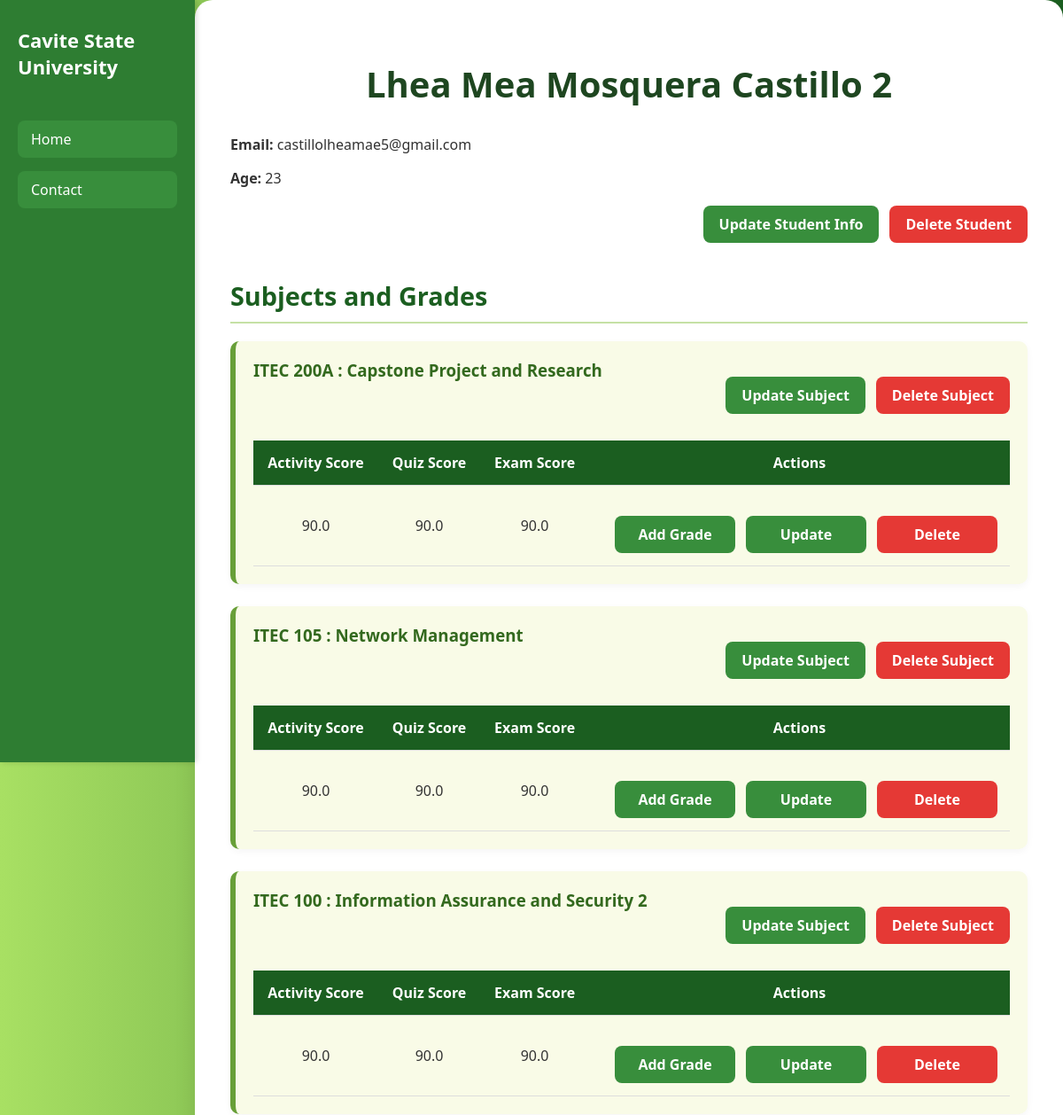
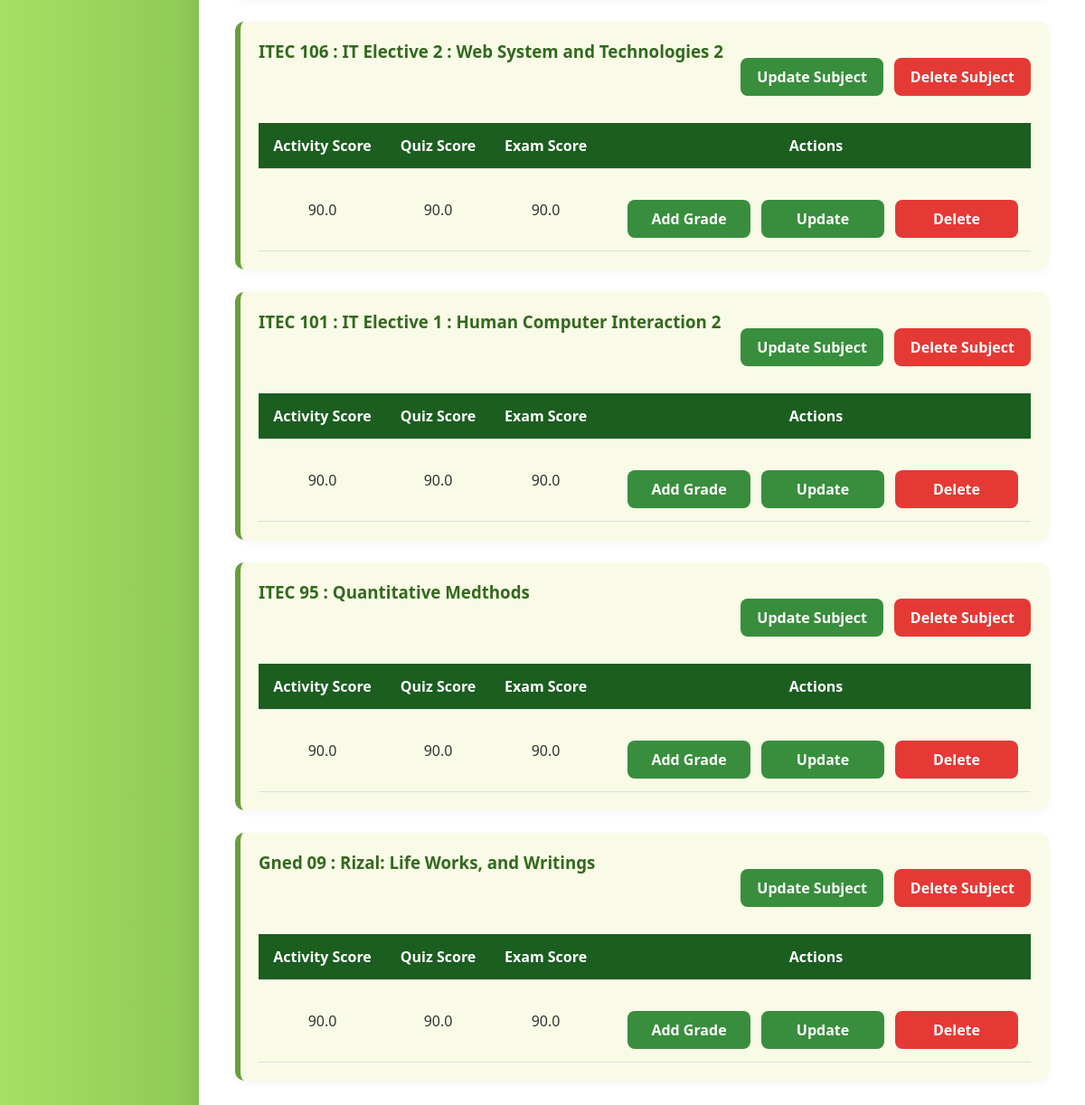
/student/6/, run on the app's committed database (2 pictures, top to bottom).
### core/models.py (models this page shows, shortened)
class Learner(models.Model):
    full_name = models.CharField(max_length=100)
    age = models.IntegerField()
    email = models.EmailField(unique=True)

class Subjects(models.Model):
    title = models.CharField(max_length=100)
    learner = models.ForeignKey(Learner, on_delete=models.CASCADE, related_name='subjects')

class Grades(models.Model):
    subjects = models.ForeignKey(Subjects, on_delete=models.CASCADE, related_name='grades')
    activity_score = models.FloatField()
    quiz_score = models.FloatField()
    exam_score = models.FloatField()

### core/views.py (the view)
# urls.py: path('student/<int:pk>/', student_info, name='student_info'),
def student_info(request, pk):
    learner = get_object_or_404(Learner, pk=pk)
    return render(request, 'student_info.html', {'learner': learner})

### templates/student_info.html (shortened to what this page needs)
{% load static %}
<!DOCTYPE html>
<html lang="en">
<head>
    <link rel="stylesheet" type="text/css" href="{% static 'css/styles_student_info.css' %}">
</head>
<body>
       <nav class="navbar">
      <div class="navbar-logo">Cavite State University</div>
      <ul class="navbar-links">
        <li><a href="/">Home</a></li>
        <li><a href="/contact/">Contact</a></li>
      </ul>
    </nav>
    <div class="container_students_info">
        <h1 class="page-title">{{ learner.full_name }}</h1>
        <div class="learner-details">
            <p><strong>Email:</strong> {{ learner.email }}</p>
            <p><strong>Age:</strong> {{ learner.age }}</p>
            <div class="action-buttons">
            <a href="{% url 'update_learner' learner.id %}" class="btn btn-primary">Update Student Info</a>
            <a href="{% url 'delete_learner' learner.id %}" class="btn btn-danger">Delete Student</a>
        </div>
        </div>
        <h2 class="section-title">Subjects and Grades</h2>
        {% if learner.subjects.all %}
            <div class="subject-list">
                {% for subject in learner.subjects.all %}
                    <div class="subject-card">
                        <h3>{{ subject.title }}</h3>
                        <div class="action-buttons-subject">
                            <a href="{% url 'update_subject' subject.id %}" class="btn btn-primary">Update Subject</a>
                            <a href="{% url 'delete_subject' subject.id %}" class="btn btn-danger">Delete Subject</a>
                        </div>
                        {% if subject.grades.all %}
                            <div class="grades-table-wrapper">
                                <table>
                                    <thead>
                                        <tr>
                                            <th>Activity Score</th>
                                            <th>Quiz Score</th>
                                            <th>Exam Score</th>
                                            <th>Actions</th>
                                        </tr>
                                    </thead>
                                    <tbody>
                                        {% for grade in subject.grades.all %}
                                            <tr>
                                                <td>{{ grade.activity_score }}</td>
                                                <td>{{ grade.quiz_score }}</td>
                                                <td>{{ grade.exam_score }}</td>
                                                <td>
                                                    <div class="grade-action-buttons">
                                                        <a href="{% url 'add_grade' subject.id %}" class="btn btn-primary">Add Grade</a>
                                                        <a href="{% url 'update_grade' grade.id %}" class="btn btn-primary">Update</a>
                                                        <a href="{% url 'delete_grade' grade.id %}" class="btn btn-danger">Delete</a>
                                                    </div>
                                                </td>
                                            </tr>
                                        {% endfor %}
                                    </tbody>
                                </table>
                            </div>
                        {% else %}
                            <p class="no-content">No grades available for this subject.</p>
                        {% endif %}
                    </div>
                {% endfor %}
            </div>
        {% else %}
            <p class="no-content">No subjects found for this learner.</p>
        {% endif %}
    </div>
</body>
</html>

### static/css/styles_student_info.css (style rules this page uses)
body { margin: 0; font-family: 'Segoe UI', Tahoma, Geneva, Verdana, sans-serif; background: linear-gradient(to right, #a8e063, #1b5e20); color: #333; }
.navbar { position: fixed; top: 0; left: 0; height: 100vh; width: 180px; background-color: #2e7d32; color: white; display: flex; flex-direction: column; align-items: flex-start; padding: 30px 20px; z-index: 1000; box-shadow: 2px 0 6px rgba(0, 0, 0, 0.15); }
.navbar-logo { font-size: 22px; font-weight: bold; margin-bottom: 30px; width: 100%; }
.navbar-links { list-style: none; padding: 0; width: 100%; display: flex; flex-direction: column; }
.navbar-links li { width: 100%; margin-bottom: 15px; }
.navbar-links li a { color: white; text-decoration: none; font-weight: 500; padding: 10px 15px; display: block; border-radius: 8px; background-color: #388e3c; transition: background 0.3s ease; }
.container_students_info { margin-left: 220px; padding: 40px; max-width: 1000px; background-color: #ffffff; border-radius: 20px; box-shadow: 0 12px 24px rgba(0, 0, 0, 0.1); transition: margin-left 0.3s ease; }
.page-title { text-align: center; font-size: 2.5em; color: #1e4620; font-weight: bold; margin-bottom: 30px; }
.section-title { font-size: 1.8em; color: #1b5e20; margin: 40px 0 20px; border-bottom: 2px solid #c5e1a5; padding-bottom: 10px; }
.subject-card, .grade-card { background-color: #f9fbe7; padding: 20px; border-left: 6px solid #689f38; border-radius: 10px; margin-bottom: 25px; box-shadow: 0 3px 8px rgba(0, 0, 0, 0.04); display: flex; justify-content: space-between; flex-wrap: wrap; align-items: flex-start; }
.subject-card h3, .grade-card h4 { margin: 0; color: #33691e; font-weight: bold; }
.action-buttons, .action-buttons-subject, .grade-action-buttons { display: flex; flex-wrap: wrap; gap: 12px; justify-content: flex-end; margin-top: 20px; }
.btn, button, input[type="submit"], input[type="button"], a.button { padding: 10px 18px; border-radius: 8px; font-weight: 600; text-align: center; text-decoration: none; font-size: 1em; border: none; cursor: pointer; min-width: 100px; display: inline-block; transition: background-color 0.3s ease, color 0.3s ease; }
.btn-primary, button.primary, input[type="submit"].primary, a.button.primary { background-color: #388e3c; color: white; }
.btn-danger, button.danger, input[type="submit"].danger, a.button.danger { background-color: #e53935; color: white; }
.grades-table-wrapper { overflow-x: auto; margin-top: 15px; width: 100%; }
table { width: 100%; border-collapse: collapse; margin-top: 15px; }
thead { width: 100%; background-color: #1b5e20; color: white; }
th, td { padding: 14px; text-align: center; border-bottom: 1px solid #ddd; }

### data on the page
Learner: full_name "Lhea Mea Mosquera Castillo 2", email "castillolheamae5@gmail.com", age "23"
Subjects: title "ITEC 200A : Capstone Project and Research"
Grades: activity_score "90.0", quiz_score "90.0", exam_score "90.0"
Subjects: title "ITEC 105 : Network Management"
Grades: activity_score "90.0", quiz_score "90.0", exam_score "90.0"
Subjects: title "ITEC 100 : Information Assurance and Security 2"
Grades: activity_score "90.0", quiz_score "90.0", exam_score "90.0"
Subjects: title "ITEC 106 : IT Elective 2 : Web System and Technologies 2"
Grades: activity_score "90.0", quiz_score "90.0", exam_score "90.0"
Subjects: title "ITEC 101 : IT Elective 1 : Human Computer Interaction 2"
Grades: activity_score "90.0", quiz_score "90.0", exam_score "90.0"
Subjects: title "ITEC 95 : Quantitative Medthods"
Grades: activity_score "90.0", quiz_score "90.0", exam_score "90.0"
Subjects: title "Gned 09 : Rizal: Life Works, and Writings"
Grades: activity_score "90.0", quiz_score "90.0", exam_score "90.0"
